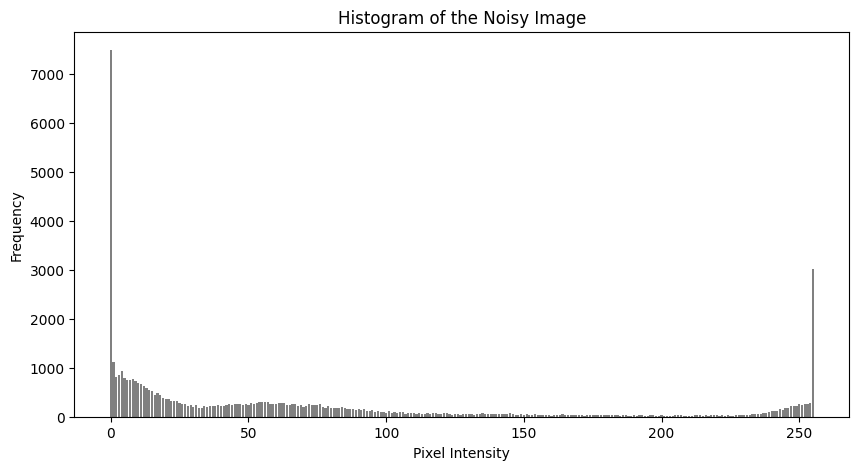

Generate this figure with Python:
import numpy as np
import matplotlib.pyplot as plt
from PIL import Image

image_path = '/content/143.jpeg'
image = Image.open(image_path).convert('L')

output_image_name = 'output_image.jpeg'
image.save(output_image_name)

plt.figure(figsize=(5, 5))
plt.imshow(image, cmap='gray')
plt.title('Uploaded Image')
plt.axis('off')
plt.show()

image_array = np.array(image)

def calculate_histogram(image_array):
    histogram = [0] * 256

    for row in image_array:
        for pixel in row:
            histogram[pixel] += 1

    return histogram

histogram = calculate_histogram(image_array)

plt.figure(figsize=(10, 5))
plt.bar(range(256), histogram, color='gray')
plt.title('Histogram of the Noisy Image')
plt.xlabel('Pixel Intensity')
plt.ylabel('Frequency')

histogram_output = 'histogram_output.png'
plt.savefig(histogram_output)
plt.show()
